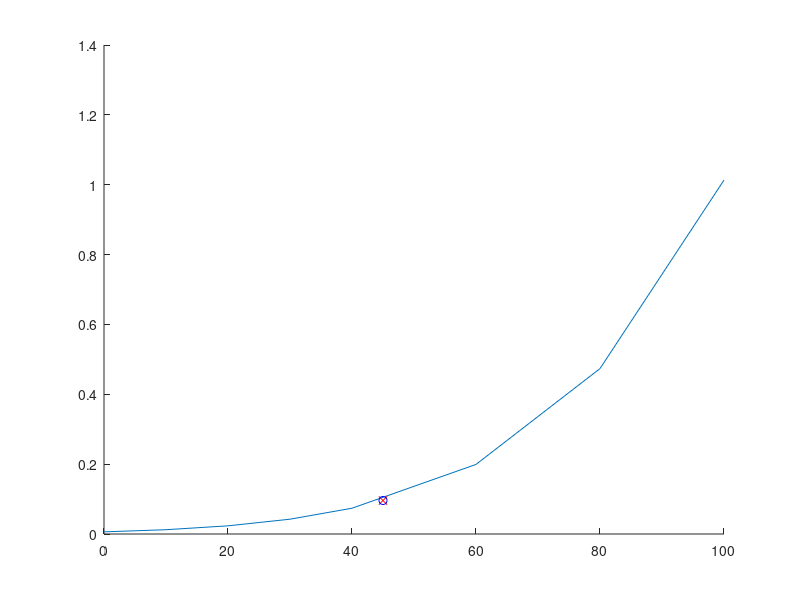

This figure's MATLAB source:
function r=pb2
  t=[0 10 20 30 40 60 80 100];
  p=[0.0061 0.0123 0.0234 0.0424 0.0738 0.1992 0.4736 1.0133];
  ls4=polyfit(t,p,4);
  ls7=polyfit(t,p,7);
  r4=polyval(ls4,45)
  r7=polyval(ls7,45)
  e4=abs(0.095848-r4)
  e7=abs(0.095848-r7)
  
  hold on;
  plot(t,p);
  plot(45,r4,'xr');
  plot(45,r7,'ob');
  hold off;
endfunction